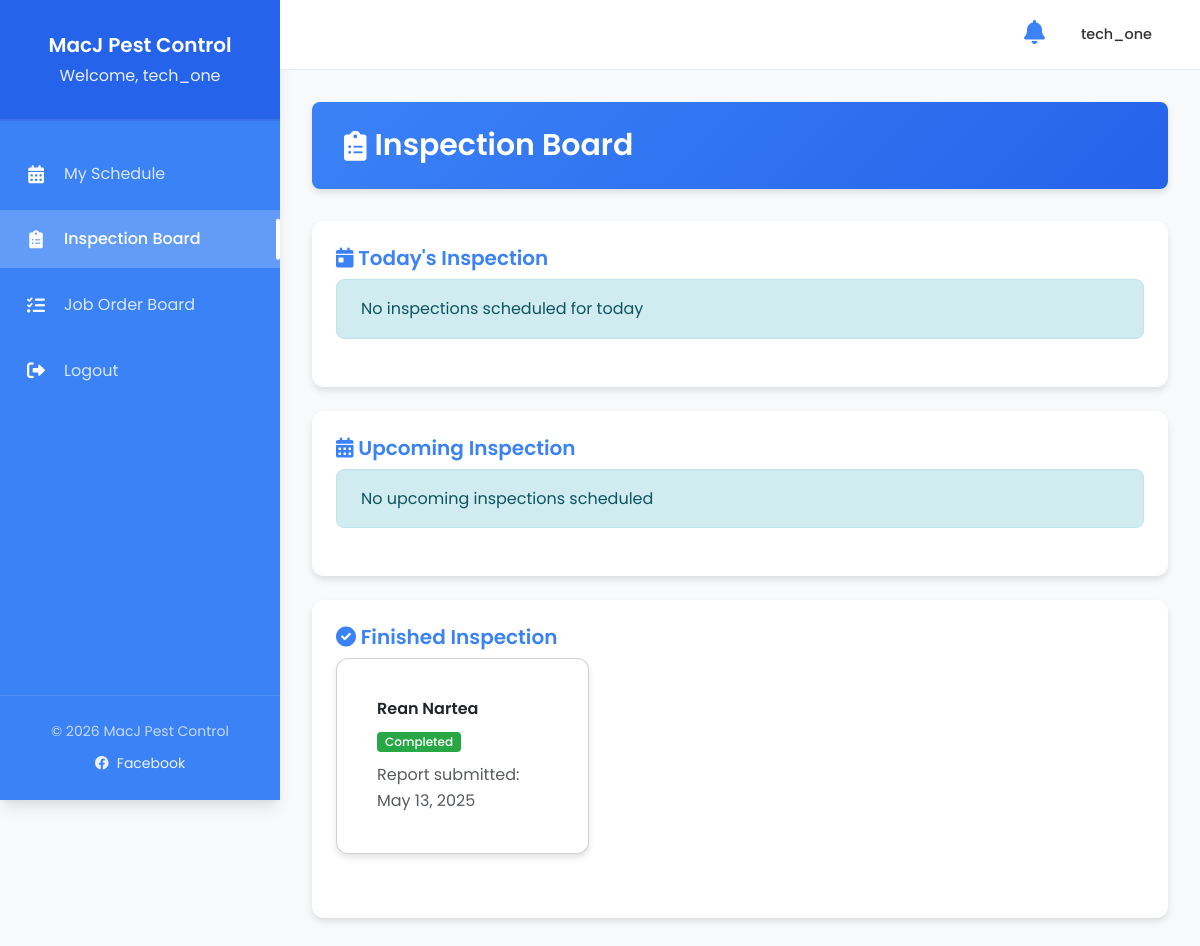
/Technician Side/inspection.php (signed in), run on the app's committed database.
### tables this page shows
CREATE TABLE `appointments` (
  `appointment_id` int(11) NOT NULL,
  `client_id` int(11) NOT NULL,
  `client_name` varchar(100) NOT NULL,
  `email` varchar(100) NOT NULL,
  `contact_number` varchar(20) NOT NULL,
  `preferred_date` date NOT NULL,
  `preferred_time` time NOT NULL,
  `kind_of_place` varchar(50) NOT NULL,
  `location_address` varchar(255) NOT NULL,
  `notes` text DEFAULT NULL,
  `created_at` timestamp NOT NULL DEFAULT current_timestamp(),
  `technician_id` int(11) DEFAULT NULL,
  `status` varchar(20) NOT NULL DEFAULT 'assigned',
  `pest_problems` text DEFAULT NULL
);

CREATE TABLE `assessment_report` (
  `report_id` int(11) NOT NULL,
  `appointment_id` int(11) NOT NULL,
  `end_time` time NOT NULL,
  `area` decimal(10,2) NOT NULL,
  `notes` text DEFAULT NULL,
  `attachments` varchar(255) DEFAULT NULL,
  `created_at` timestamp NOT NULL DEFAULT current_timestamp(),
  `pest_types` varchar(255) DEFAULT NULL,
  `problem_area` varchar(255) DEFAULT NULL,
  `recommendation` text DEFAULT NULL,
  `chemical_recommendations` text DEFAULT NULL,
  `preferred_date` date DEFAULT NULL,
  `preferred_time` time DEFAULT NULL,
  `frequency` enum('one-time','weekly','monthly','quarterly') DEFAULT 'one-time',
  `type_of_work` varchar(255) DEFAULT NULL,
  `report_date` timestamp NOT NULL DEFAULT current_timestamp()
);

### Technician Side/inspection.php (the view, shortened to what this page needs)
<?php
require_once '../db_connect.php';
$technician_id = $_SESSION['user_id'];
$todayJobs = [];
$upcomingJobs = [];
$stmt = $conn->prepare("
    SELECT a.*, c.first_name, c.last_name, c.contact_number, c.email,
           r.end_time, r.area, r.notes, r.recommendation, r.attachments, r.pest_types, r.problem_area, r.created_at as report_date,
           1 as is_primary
    FROM appointments a
    JOIN clients c ON a.client_id = c.client_id
    LEFT JOIN assessment_report r ON a.appointment_id = r.appointment_id
    WHERE a.technician_id = ? AND a.status = 'completed'
    ORDER BY a.preferred_date DESC
");
$stmt->bind_param("i", $technician_id);
$stmt->execute();
$finishedJobs = $stmt->get_result()->fetch_all(MYSQLI_ASSOC);
?>
<!DOCTYPE html>
<html lang="en">
<head>
    <link href="https://unpkg.com/bootstrap@5.3.3/dist/css/bootstrap.min.css" rel="stylesheet">
    <link rel="stylesheet" href="https://cdnjs.cloudflare.com/ajax/libs/font-awesome/6.0.0/css/all.min.css">
    <link rel="stylesheet" href="https://cdn.jsdelivr.net/npm/sweetalert2@11.7.32/dist/sweetalert2.min.css">
    <link rel="stylesheet" href="css/variables.css">
    <link rel="stylesheet" href="css/main.css">
    <link rel="stylesheet" href="css/sidebar-new.css">
    <link rel="stylesheet" href="css/header.css">
    <link rel="stylesheet" href="css/technician-common.css">
    <link rel="stylesheet" href="css/footer.css">
    <link rel="stylesheet" href="css/notifications.css">
    <link rel="stylesheet" href="css/tools-checklist.css">
    <link rel="stylesheet" href="css/table-fix.css">
    <link rel="stylesheet" href="css/header-fix.css">
    <link rel="stylesheet" href="css/sidebar-fix.css">
</head>
<body>
    <aside id="sidebar">
        <div class="sidebar-header">
            <h2>MacJ Pest Control</h2>
            <h3>Welcome, <?= $_SESSION['username'] ?? 'Technician' ?></h3>
        </div>
        <nav class="sidebar-menu">
            <a href="schedule.php">
                <i class="fas fa-calendar-alt fa-icon"></i>
                My Schedule
            </a>
            <a href="inspection.php" class="active">
                <i class="fas fa-clipboard-list fa-icon"></i>
                Inspection Board
            </a>
            <a href="job_order.php">
                <i class="fas fa-tasks fa-icon"></i>
                Job Order Board
            </a>
            <a href="SignOut.php">
                <i class="fas fa-sign-out-alt fa-icon"></i>
                Logout
            </a>
        </nav>
        <div class="sidebar-footer">
            <p>&copy; <?= date('Y') ?> MacJ Pest Control</p>
            <a href="https://www.facebook.com/MACJPEST" target="_blank"><i class="fab fa-facebook"></i> Facebook</a>
        </div>
    </aside>
    <header class="header">
        <div class="user-menu">
            <div class="notification-container">
                <i class="fas fa-bell notification-icon"></i>
            </div>
            <div class="user-info">
                <div>
                    <div class="user-name"><?= $_SESSION['username'] ?? 'Technician' ?></div>
                </div>
            </div>
        </div>
    </header>
    <div class="main-content">
        <div class="dashboard-header">
            <h1><i class="fas fa-clipboard-list"></i> Inspection Board</h1>
        </div>
        <div class="job-section">
            <h3><i class="fas fa-calendar-day"></i> Today's Inspection</h3>
            <div class="row">
                <?php if (empty($todayJobs)): ?>
                <div class="col-12">
                    <div class="alert alert-info">No inspections scheduled for today</div>
                </div>
                <?php endif; ?>
            </div>
        </div>
        <div class="job-section upcoming-inspections">
            <h3><i class="fas fa-calendar-alt"></i> Upcoming Inspection</h3>
            <div class="row">
                <?php if (empty($upcomingJobs)): ?>
                <div class="col-12">
                    <div class="alert alert-info">No upcoming inspections scheduled</div>
                </div>
                <?php endif; ?>
            </div>
        </div>
        <div class="job-section">
            <h3><i class="fas fa-check-circle"></i> Finished Inspection</h3>
            <div class="row">
                <?php foreach ($finishedJobs as $job): ?>
                <div class="col-md-4 mb-3">
                    <div class="card job-card" style="cursor: pointer;" onclick="openFinishedDetails(<?= htmlspecialchars(json_encode($job)) ?>)">
                        <div class="card-body">
                            <h5 class="card-title"><?= htmlspecialchars($job['client_name']) ?></h5>
                            <span class="badge badge-custom">Completed</span>
                            <?php if($job['end_time']): ?>
                                <p class="text-muted mb-0">Report submitted: <?= date('M j, Y', strtotime($job['report_date'])) ?></p>
                            <?php endif; ?>
                        </div>
                    </div>
                </div>
                <?php endforeach; ?>
            </div>
        </div>
    </div>
</body>
</html>

### Technician Side/css/variables.css (style rules this page uses)
:root { --primary-color: #3B82F6; --primary-dark: #2563eb; --primary-light: #93c5fd; --secondary-color: #2563eb; --secondary-dark: #1e40af; --secondary-light: #bfdbfe; --accent-color: #3B82F6; --accent-dark: #2563eb; --accent-light: #93c5fd; --success-color: #2ecc71; --warning-color: #f39c12; --error-color: #e74c3c; --dark-color: #1e3a8a; --background-color: #f8f9fa; --card-color: #ffffff; --border-color: #e9ecef; --text-primary: #212529; --text-secondary: #6c757d; --text-light: #f8f9fa; --font-primary: 'Poppins', sans-serif; --font-secondary: 'Roboto', sans-serif; --font-size-xs: 0.75rem; --font-size-sm: 0.875rem; --font-size-md: 1rem; --font-size-lg: 1.125rem; --font-size-xl: 1.25rem; --font-size-2xl: 1.5rem; --font-size-3xl: 1.875rem; --font-size-4xl: 2.25rem; --spacing-xs: 0.25rem; --spacing-sm: 0.5rem; --spacing-md: 1rem; --spacing-lg: 1.5rem; --spacing-xl: 2rem; --spacing-2xl: 3rem; --border-radius-sm: 0.25rem; --border-radius-md: 0.5rem; --border-radius-lg: 0.75rem; --border-radius-xl: 1rem; --border-radius-full: 9999px; --shadow-sm: 0 1px 3px rgba(0, 0, 0, 0.12), 0 1px 2px rgba(0, 0, 0, 0.24); --shadow-md: 0 4px 6px rgba(0, 0, 0, 0.1); --shadow-lg: 0 10px 15px -3px rgba(0, 0, 0, 0.1), 0 4px 6px -2px rgba(0, 0, 0, 0.05); --shadow-xl: 0 20px 25px -5px rgba(0, 0, 0, 0.1), 0 10px 10px -5px rgba(0, 0, 0, 0.04); --transition-fast: all 0.2s ease; --transition-normal: all 0.3s ease; --transition-slow: all 0.5s ease; --sidebar-width: 280px; --sidebar-width-collapsed: 80px; --header-height: 70px; --container-max-width: 1200px; --z-index-dropdown: 1000; --z-index-sticky: 1020; --z-index-fixed: 1030; --z-index-modal-backdrop: 1040; --z-index-modal: 1050; --z-index-popover: 1060; --z-index-tooltip: 1070; }

### Technician Side/css/main.css (style rules this page uses)
* { margin: 0; padding: 0; box-sizing: border-box; }
html { font-size: 16px; scroll-behavior: smooth; }
body { font-family: var(--font-primary); background-color: var(--background-color); color: var(--text-primary); line-height: 1.6; min-height: 100vh; overflow-x: hidden; }
.main-content { flex: 1; margin-left: var(--sidebar-width); padding: var(--spacing-xl); padding-top: calc(var(--header-height) + var(--spacing-xl)); transition: var(--transition-normal); min-height: 100vh; background-color: var(--background-color); }
h1, h2, h3, h4, h5, h6 { font-family: var(--font-primary); font-weight: 600; color: var(--text-primary); margin-bottom: var(--spacing-md); line-height: 1.3; }
h1 { font-size: var(--font-size-3xl); }
h2 { font-size: var(--font-size-2xl); }
h3 { font-size: var(--font-size-xl); }
h5 { font-size: var(--font-size-md); }
p { margin-bottom: var(--spacing-md); }
a { color: var(--primary-color); text-decoration: none; transition: var(--transition-fast); }
.card { background-color: var(--card-color); border-radius: var(--border-radius-lg); box-shadow: var(--shadow-md); padding: var(--spacing-lg); margin-bottom: var(--spacing-lg); transition: var(--transition-normal); }
.alert { position: relative; padding: var(--spacing-md) var(--spacing-lg); margin-bottom: var(--spacing-lg); border: 1px solid transparent; border-radius: var(--border-radius-md); }
.alert-info { color: #0c5460; background-color: #d1ecf1; border-color: #bee5eb; }
.mb-3 { margin-bottom: var(--spacing-md); }

### Technician Side/css/header.css (style rules this page uses)
.header { height: var(--header-height); background-color: white; border-bottom: 1px solid var(--border-color); display: flex; align-items: center; justify-content: space-between; padding: 0 var(--spacing-xl); position: fixed; top: 0; right: 0; left: var(--sidebar-width); transition: var(--transition-normal); box-shadow: var(--shadow-sm); z-index: var(--z-index-fixed); }
.user-menu { display: flex; align-items: center; }
.user-info { display: flex; align-items: center; cursor: pointer; padding: var(--spacing-sm) var(--spacing-md); border-radius: var(--border-radius-md); transition: var(--transition-fast); }
.user-name { font-weight: 500; color: var(--text-primary); }
.notification-icon { font-size: var(--font-size-xl); color: var(--text-secondary); cursor: pointer; transition: var(--transition-fast); }

### Technician Side/css/notifications.css (style rules this page uses)
.notification-container { position: relative; margin-right: 20px; cursor: pointer; }
.notification-icon { font-size: 1.5rem; color: var(--primary-color); transition: color 0.3s ease; }

### Technician Side/css/table-fix.css (style rules this page uses)
body { background-color: #f8f9fa !important; }
.main-content { background-color: #f8f9fa !important; }
.job-section { background-color: white !important; }
.card { background-color: white !important; }

### data on the page
appointments: client_name "Rean Nartea", assessment_report.created_at "May 13, 2025"

### other printed values
$_SESSION['username'] "tech_one"
